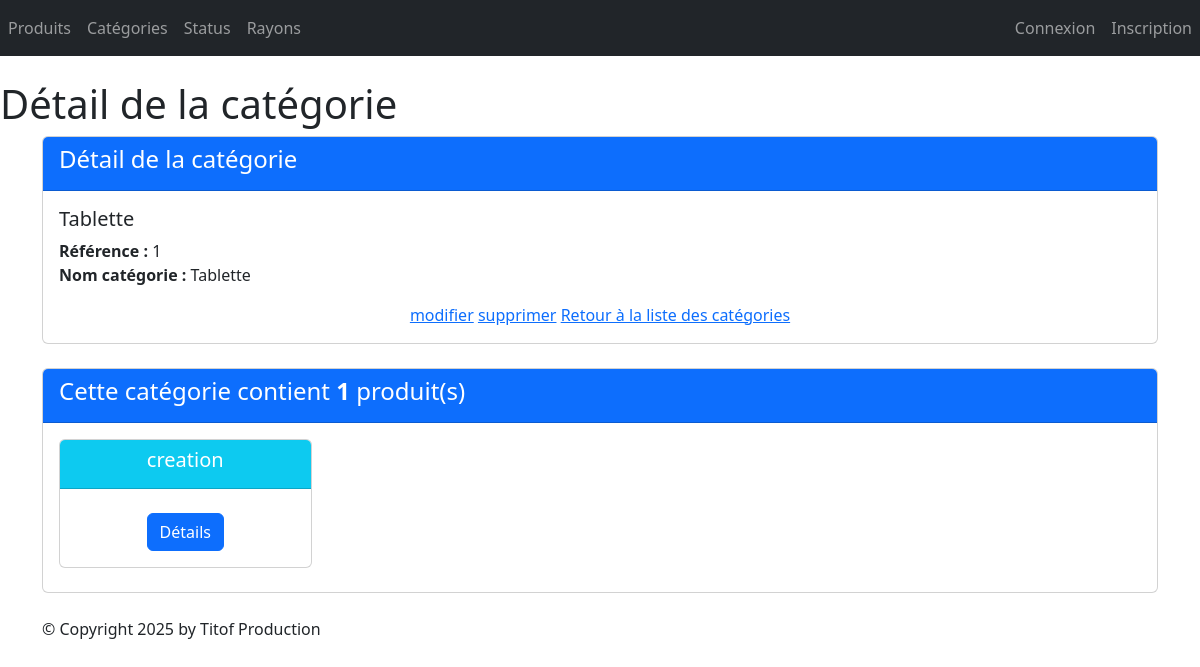
The app's page /monApp/categorie/1/ with its own data.
### monApp/models.py (models this page shows, shortened)
class Categorie(models.Model):
    idCat = models.AutoField(primary_key=True)
    nomCat = models.CharField(max_length=100)

class Produit(models.Model):
    refProd = models.AutoField(primary_key=True)
    intituleProd = models.CharField(max_length=200)
    prixUnitaireProd = models.DecimalField(max_digits=10, decimal_places=2)
    dateFabProd = models.DateField(default=date.today)
    categorie = models.ForeignKey(Categorie, on_delete=models.CASCADE, related_name="produits_categorie", null=True, blank=True)
    status = models.ForeignKey(Statut, on_delete=models.CASCADE, related_name="produits_status",null=True, blank=True)

### monApp/views.py (the view)
# urls.py: path("categorie/<pk>/" ,views.CategorieDetailView.as_view(), name="dtl_cats"),
class CategorieDetailView(DetailView):
    model = Categorie
    template_name = "monApp/detail_categorie.html"
    context_object_name = "categorie"
    def get_queryset(self):
        return Categorie.objects.annotate(nb_produits=Count('produits_categorie'))
    def get_context_data(self, **kwargs):
        context = super(CategorieDetailView, self).get_context_data(**kwargs)
        context['titremenu'] = "Détail de la catégorie"
        context['prdts'] = self.object.produits_categorie.all()
        return context

### monApp/templates/monApp/detail_categorie.html
{% extends 'monApp/base.html' %}
{% block menu %}
    <h1>{{titremenu}}</h1>
{% endblock %}
{% block contenu %}
<div class="card mb-4">
    <div class="card-header bg-primary text-white">
        <h4>Détail de la catégorie</h4>
    </div>
    <div class="card-body">
        <h5 class="card-title">{{ categorie.nomCat }}</h5>
        <ul class="list-unstyled">
            <li><strong>Référence :</strong> {{ categorie.idCat }}</li>
            <li><strong>Nom catégorie :</strong> {{ categorie.nomCat }}</li>
        </ul>
        <div class="car-footer text-center">
            <a href="{% url 'cats_chng' categorie.idCat %}">modifier</a>
            <a href="{% url 'cats_del' categorie.idCat %}">supprimer</a>
            <a href="{% url 'lst_cats' %}">Retour à la liste des catégories</a>
        </div>
    </div>
</div>
<div class="card mb-4">
    <div class="card-header bg-primary text-white">
        <h4>Cette catégorie contient <strong>{{ categorie.nb_produits }}</strong> produit(s)</h4>
    </div>
    <div class="card-body">
        <div class="row">
            {% if prdts %}
                {% for prdt in prdts %}
                    <div class="col-sm-3">
                        <div class="card mb-2 text-center">
                            <div class="card-header bg-info text-white">
                                <h5 class="card-title">{{ prdt.intituleProd }}</h5>
                            </div>
                            <div class="card-body">
                                <a href="{% url 'dtl_prdt' prdt.refProd %}" class="btn btn-primary mt-2">Détails</a>
                            </div>
                        </div>
                    </div>
                {% endfor %}
            {% else %}
                <p class="text-muted">Aucun produit trouvé pour cette catégorie.</p>
            {% endif %}
        </div>
    </div>
</div>
{% endblock %}

### static/styles.css (style rules this page uses)
h1 { color: red }

### records on screen
Categorie: nomCat "Tablette", idCat "1", nb_produits "1"
Produit: intituleProd "creation"

### other values on screen
{{ titremenu }} "Détail de la catégorie"
